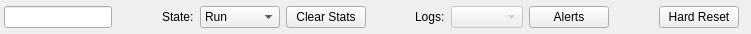
<ui version="4.0" >
 <class>UtilsWidget</class>
 <widget class="QWidget" name="UtilsWidget" >
  <property name="geometry" >
   <rect>
    <x>0</x>
    <y>0</y>
    <width>751</width>
    <height>34</height>
   </rect>
  </property>
  <property name="sizePolicy" >
   <sizepolicy vsizetype="Fixed" hsizetype="Expanding" >
    <horstretch>0</horstretch>
    <verstretch>0</verstretch>
   </sizepolicy>
  </property>
  <property name="windowTitle" >
   <string>UtilsWidget</string>
  </property>
  <layout class="QHBoxLayout" >
   <property name="leftMargin" >
    <number>4</number>
   </property>
   <property name="topMargin" >
    <number>2</number>
   </property>
   <property name="rightMargin" >
    <number>12</number>
   </property>
   <property name="bottomMargin" >
    <number>2</number>
   </property>
   <item>
    <widget class="SideCar::GUI::Master::FindLineEdit" name="find_" >
     <property name="enabled" >
      <bool>true</bool>
     </property>
     <property name="acceptDrops" >
      <bool>false</bool>
     </property>
     <property name="toolTip" >
      <string>Enter text to show only the entities that
match in their names</string>
     </property>
    </widget>
   </item>
   <item>
    <spacer>
     <property name="orientation" >
      <enum>Qt::Horizontal</enum>
     </property>
     <property name="sizeType" >
      <enum>QSizePolicy::MinimumExpanding</enum>
     </property>
     <property name="sizeHint" >
      <size>
       <width>10</width>
       <height>20</height>
      </size>
     </property>
    </spacer>
   </item>
   <item>
    <widget class="QLabel" name="runStateLabel_" >
     <property name="text" >
      <string>State:</string>
     </property>
    </widget>
   </item>
   <item>
    <widget class="QComboBox" name="runState_" >
     <property name="sizePolicy" >
      <sizepolicy vsizetype="Fixed" hsizetype="Fixed" >
       <horstretch>0</horstretch>
       <verstretch>0</verstretch>
      </sizepolicy>
     </property>
     <property name="toolTip" >
      <string>Select a new processing state for the active runners.</string>
     </property>
     <property name="currentIndex" >
      <number>2</number>
     </property>
     <item>
      <property name="text" >
       <string>AutoDiag</string>
      </property>
     </item>
     <item>
      <property name="text" >
       <string>Calibrate</string>
      </property>
     </item>
     <item>
      <property name="text" >
       <string>Run</string>
      </property>
     </item>
     <item>
      <property name="text" >
       <string>Stop</string>
      </property>
     </item>
    </widget>
   </item>
   <item>
    <widget class="QPushButton" name="clearStats_" >
     <property name="toolTip" >
      <string>Click to clear algorithm statistics</string>
     </property>
     <property name="text" >
      <string>Clear Stats</string>
     </property>
    </widget>
   </item>
   <item>
    <spacer>
     <property name="orientation" >
      <enum>Qt::Horizontal</enum>
     </property>
     <property name="sizeType" >
      <enum>QSizePolicy::MinimumExpanding</enum>
     </property>
     <property name="sizeHint" >
      <size>
       <width>10</width>
       <height>20</height>
      </size>
     </property>
    </spacer>
   </item>
   <item>
    <widget class="QLabel" name="logsLabel_" >
     <property name="text" >
      <string>Logs:</string>
     </property>
    </widget>
   </item>
   <item>
    <widget class="SideCar::GUI::Master::LogViewWindowManager" name="logs_" >
     <property name="enabled" >
      <bool>false</bool>
     </property>
     <property name="toolTip" >
      <string>List of available log files. Select to view in a new window.</string>
     </property>
     <property name="sizeAdjustPolicy" >
      <enum>QComboBox::AdjustToContents</enum>
     </property>
    </widget>
   </item>
   <item>
    <widget class="QPushButton" name="showAlerts_" >
     <property name="toolTip" >
      <string>Click to view the log entries from all of the log files that have a priority WARNING or higher.</string>
     </property>
     <property name="text" >
      <string>Alerts</string>
     </property>
    </widget>
   </item>
   <item>
    <spacer>
     <property name="orientation" >
      <enum>Qt::Horizontal</enum>
     </property>
     <property name="sizeType" >
      <enum>QSizePolicy::Expanding</enum>
     </property>
     <property name="sizeHint" >
      <size>
       <width>10</width>
       <height>20</height>
      </size>
     </property>
    </spacer>
   </item>
   <item>
    <widget class="QPushButton" name="cleanup_" >
     <property name="toolTip" >
      <string>Clear all hosts of SideCar processes</string>
     </property>
     <property name="text" >
      <string>Hard Reset</string>
     </property>
    </widget>
   </item>
  </layout>
 </widget>
 <customwidgets>
  <customwidget>
   <class>SideCar::GUI::Master::LogViewWindowManager</class>
   <extends>QComboBox</extends>
   <header>LogViewWindowManager.h</header>
  </customwidget>
  <customwidget>
   <class>SideCar::GUI::Master::FindLineEdit</class>
   <extends>QLineEdit</extends>
   <header>FindLineEdit.h</header>
  </customwidget>
 </customwidgets>
 <resources/>
 <connections/>
</ui>
